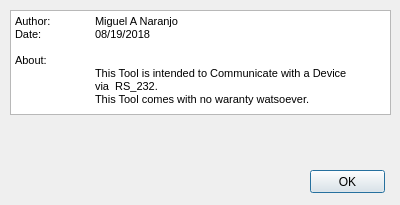
<?xml version="1.0" encoding="UTF-8"?>
<ui version="4.0">
 <class>About</class>
 <widget class="QDialog" name="About">
  <property name="geometry">
   <rect>
    <x>0</x>
    <y>0</y>
    <width>400</width>
    <height>205</height>
   </rect>
  </property>
  <property name="windowTitle">
   <string>Dialog</string>
  </property>
  <property name="sizeGripEnabled">
   <bool>false</bool>
  </property>
  <property name="modal">
   <bool>true</bool>
  </property>
  <widget class="QPushButton" name="about_ok_button">
   <property name="geometry">
    <rect>
     <x>310</x>
     <y>170</y>
     <width>75</width>
     <height>23</height>
    </rect>
   </property>
   <property name="text">
    <string>OK</string>
   </property>
  </widget>
  <widget class="QWidget" name="verticalLayoutWidget">
   <property name="geometry">
    <rect>
     <x>10</x>
     <y>10</y>
     <width>381</width>
     <height>105</height>
    </rect>
   </property>
   <layout class="QVBoxLayout" name="About_Info_layout">
    <property name="leftMargin">
     <number>0</number>
    </property>
    <item>
     <widget class="QTextEdit" name="about_info_test_box">
      <property name="enabled">
       <bool>true</bool>
      </property>
      <property name="readOnly">
       <bool>true</bool>
      </property>
      <property name="html">
       <string>&lt;!DOCTYPE HTML PUBLIC &quot;-//W3C//DTD HTML 4.0//EN&quot; &quot;http://www.w3.org/TR/REC-html40/strict.dtd&quot;&gt;
&lt;html&gt;&lt;head&gt;&lt;meta name=&quot;qrichtext&quot; content=&quot;1&quot; /&gt;&lt;style type=&quot;text/css&quot;&gt;
p, li { white-space: pre-wrap; }
&lt;/style&gt;&lt;/head&gt;&lt;body style=&quot; font-family:'MS Shell Dlg 2'; font-size:8.25pt; font-weight:400; font-style:normal;&quot;&gt;
&lt;p style=&quot; margin-top:0px; margin-bottom:0px; margin-left:0px; margin-right:0px; -qt-block-indent:0; text-indent:0px;&quot;&gt;Author:	Miguel A Naranjo&lt;/p&gt;
&lt;p style=&quot; margin-top:0px; margin-bottom:0px; margin-left:0px; margin-right:0px; -qt-block-indent:0; text-indent:0px;&quot;&gt;Date:	08/19/2018&lt;/p&gt;
&lt;p style=&quot;-qt-paragraph-type:empty; margin-top:0px; margin-bottom:0px; margin-left:0px; margin-right:0px; -qt-block-indent:0; text-indent:0px;&quot;&gt;&lt;br /&gt;&lt;/p&gt;
&lt;p style=&quot; margin-top:0px; margin-bottom:0px; margin-left:0px; margin-right:0px; -qt-block-indent:0; text-indent:0px;&quot;&gt;About:&lt;/p&gt;
&lt;p style=&quot; margin-top:0px; margin-bottom:0px; margin-left:0px; margin-right:0px; -qt-block-indent:0; text-indent:0px;&quot;&gt;	This Tool is intended to Communicate with a Device&lt;/p&gt;
&lt;p style=&quot; margin-top:0px; margin-bottom:0px; margin-left:0px; margin-right:0px; -qt-block-indent:0; text-indent:0px;&quot;&gt;	via  RS_232.&lt;/p&gt;
&lt;p style=&quot; margin-top:0px; margin-bottom:0px; margin-left:0px; margin-right:0px; -qt-block-indent:0; text-indent:0px;&quot;&gt;	This Tool comes with no waranty watsoever.&lt;/p&gt;&lt;/body&gt;&lt;/html&gt;</string>
      </property>
     </widget>
    </item>
   </layout>
  </widget>
 </widget>
 <resources/>
 <connections/>
</ui>
